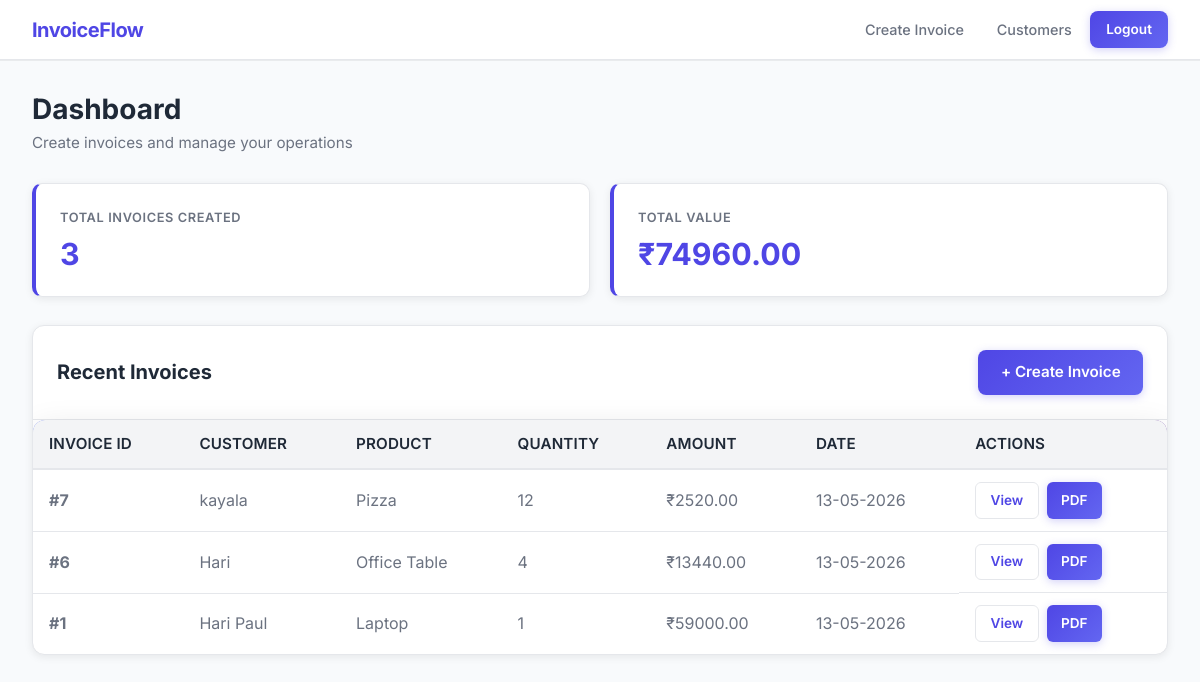
/user_dashboard (signed in), run on an earlier commit of the app's database.
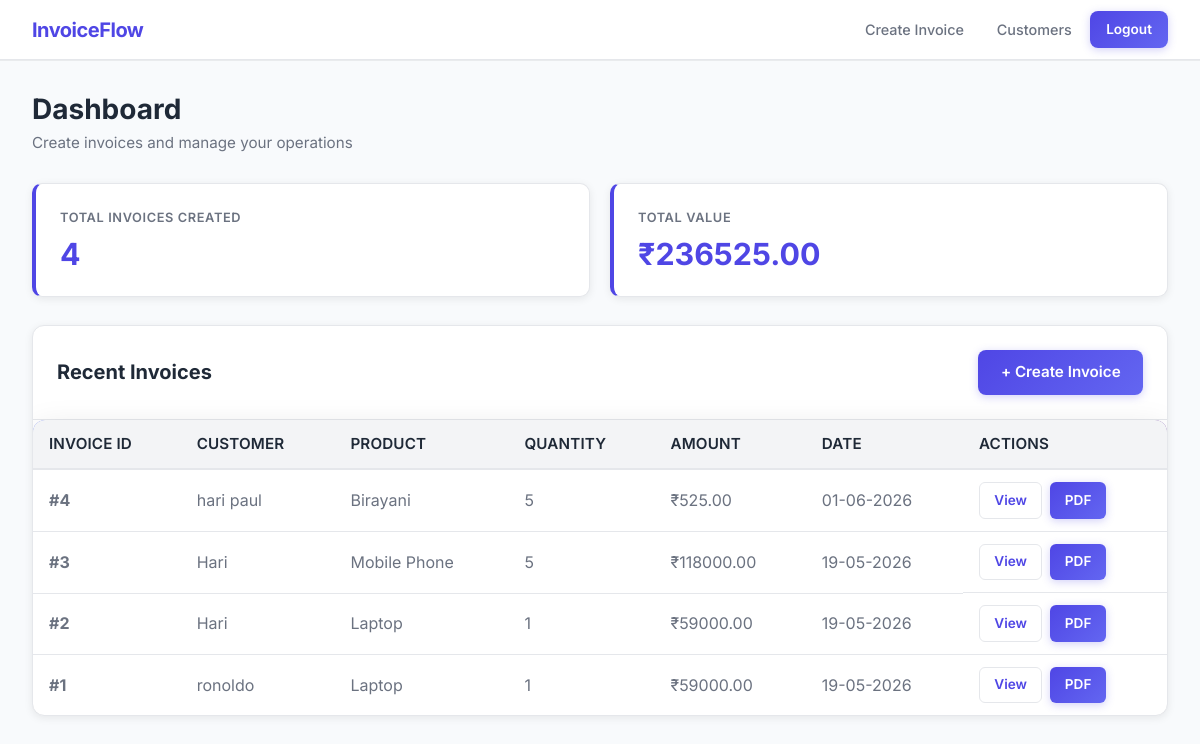
And on a later commit of the database.
### tables this page shows
CREATE TABLE invoices (
            id INTEGER PRIMARY KEY AUTOINCREMENT,
            customer_id INTEGER,
            product_id INTEGER,
            customer TEXT NOT NULL,
            product TEXT NOT NULL,
            quantity INTEGER NOT NULL,
            price REAL NOT NULL,
            total REAL NOT NULL,
            date TEXT NOT NULL,
            created_by TEXT, customer_email TEXT DEFAULT "", customer_address TEXT DEFAULT "", gst_rate REAL DEFAULT 0.18, gst_amount REAL DEFAULT 0, last_updated TEXT DEFAULT '',
            FOREIGN KEY (customer_id) REFERENCES users (id),
            FOREIGN KEY (product_id) REFERENCES products (id)
        );

### app.py (the view)
@app.route('/user_dashboard')
@require_role('user')
def user_dashboard():
    conn = get_db_connection()
    invoices = conn.execute('SELECT * FROM invoices ORDER BY id DESC').fetchall()
    totals = conn.execute('SELECT COALESCE(SUM(total), 0) AS revenue FROM invoices').fetchone()
    total_revenue = totals['revenue'] if totals else 0
    conn.close()
    return render_template(
        'user/dashboard.html',
        invoices=invoices,
        total_revenue=total_revenue,
        email_preview=session.pop('invoice_email_preview', None)
    )

### app.py (called while the page is built, shortened)
def get_db_connection():
    connection = sqlite3.connect(DATABASE)
    connection.row_factory = sqlite3.Row
    return connection

def require_role(*roles):
    def decorator(f):
        @wraps(f)
        def decorated_function(*args, **kwargs):
            user_role = session.get('role')
            return f(*args, **kwargs)
        return decorated_function
    return decorator

### templates/user/dashboard.html
{% extends "base.html" %}
{% block content %}
<div class="dashboard-header">
    <h1>Dashboard</h1>
    <p>Create invoices and manage your operations</p>
</div>
<div class="stats-grid">
    <div class="stat-card">
        <div class="stat-label">Total Invoices Created</div>
        <div class="stat-value">{{ invoices|length }}</div>
    </div>
    <div class="stat-card">
        <div class="stat-label">Total Value</div>
        <div class="stat-value">₹{{ "%.2f"|format(total_revenue) }}</div>
    </div>
</div>
<div class="table-container">
    <div class="table-header">
        <h2>Recent Invoices</h2>
        <a href="{{ url_for('create_invoice') }}" class="button">+ Create Invoice</a>
    </div>
    {% if invoices %}
    <table>
        <thead>
            <tr>
                <th>Invoice ID</th>
                <th>Customer</th>
                <th>Product</th>
                <th>Quantity</th>
                <th>Amount</th>
                <th>Date</th>
                <th>Actions</th>
            </tr>
        </thead>
        <tbody>
            {% for invoice in invoices %}
            <tr>
                <td><strong>#{{ invoice['id'] }}</strong></td>
                <td>{{ invoice['customer'] }}</td>
                <td>{{ invoice['product'] }}</td>
                <td>{{ invoice['quantity'] }}</td>
                <td>₹{{ "%.2f"|format(invoice['total']) }}</td>
                <td>{{ invoice['date'] }}</td>
                <td class="table-actions">
                    <a href="{{ url_for('view_invoice', invoice_id=invoice['id']) }}" class="button secondary mini">View</a>
                    <a href="{{ url_for('download_invoice', invoice_id=invoice['id']) }}" class="button mini">PDF</a>
                </td>
            </tr>
            {% endfor %}
        </tbody>
    </table>
    {% else %}
    <div style="padding: 2rem; text-align: center; color: var(--text-secondary);">
        <p>No invoices yet. <a href="{{ url_for('create_invoice') }}" class="button secondary mini">Create one</a></p>
    </div>
    {% endif %}
</div>
{% endblock %}

### templates/base.html (shortened to what this page needs)
<!DOCTYPE html>
<html lang="en">
<head>
    <link rel="stylesheet" href="{{ url_for('static', filename='style.css') }}?v=7">
</head>
<body>
    <header class="topbar {% if session.get('username') %}logged-in{% endif %}">
        <div class="brand">InvoiceFlow</div>
        <nav>
            {% if session.get('username') %}
                {% if session.get('role') == 'admin' %}
                    <a href="{{ url_for('admin.admin_dashboard') }}">Analytics</a>
                    <a href="{{ url_for('admin.admin_customers') }}">Customers</a>
                    <a href="{{ url_for('admin.admin_products') }}">Products</a>
                    <a href="{{ url_for('admin.admin_employees') }}">Employees</a>
                    <a href="{{ url_for('logout') }}" class="button mini">Logout</a>
                {% elif session.get('role') == 'user' %}
                    <a href="{{ url_for('create_invoice') }}">Create Invoice</a>
                    <a href="{{ url_for('user_customers') }}">Customers</a>
                    <a href="{{ url_for('logout') }}" class="button mini">Logout</a>
                {% elif session.get('role') == 'customer' %}
                    <a href="{{ url_for('customer_dashboard') }}">My Invoices</a>
                    <a href="{{ url_for('logout') }}" class="button mini">Logout</a>
                {% endif %}
            {% else %}
                <a href="{{ url_for('home') }}">Home</a>
                <a href="{{ url_for('admin_login') }}">Admin Login</a>
                <a href="{{ url_for('user_login') }}">Employee Login</a>
                <a href="{{ url_for('customer_login') }}">Customer Login</a>
                <a href="{{ url_for('customer_register') }}">Customer Register</a>
            {% endif %}
        </nav>
    </header>
    {% if request.endpoint and request.endpoint.endswith('_login') or request.endpoint == 'customer_register' %}
    <main class="login-main">
    {% else %}
    <main class="page-shell">
    {% endif %}
        {% block content %}{% endblock %}
    </main>
</body>
</html>

What changed in the data, as far as the page shows it:
removed invoices: id "7", customer "kayala", product "Pizza", quantity "12", total "2520.00", date "13-05-2026"
removed invoices: id "6", customer "Hari", product "Office Table", quantity "4", total "13440.00", date "13-05-2026"
added invoices: id "4", customer "hari paul", product "Birayani", quantity "5", total "525.00", date "01-06-2026"
added invoices: id "3", customer "Hari", product "Mobile Phone", quantity "5", total "118000.00", date "19-05-2026"
added invoices: id "2", customer "Hari", product "Laptop", quantity "1", total "59000.00", date "19-05-2026"
changed invoices id 1: customer "Hari Paul" → "ronoldo"; date "13-05-2026" → "19-05-2026"
Also different on the page:
{{ invoices|length }}: "3" → "4"
{{ "%.2f"|format(total_revenue) }}: "74960.00" → "236525.00"
